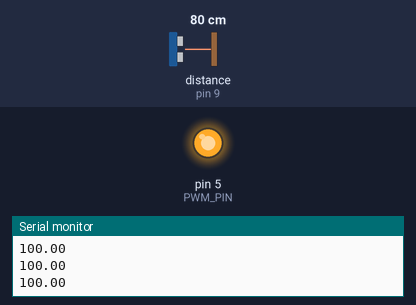
Simulated run of this sketch. Board: Arduino Uno, built with avr-gcc and run on an emulated ATmega328P. Shown: output pins drawn as LEDs (lit = HIGH), the last lines printed to the serial monitor. Dashed ring = blinking. The test bench sets the inputs (shaded band); at power-on: distance to the obstacle (sensor on pin 9) 80 cm. The echo pulse lasts 58.3 µs per cm.

Above: at 1.2 s.
1.3 s: distance to the obstacle (sensor on pin 9) set to 2 cm
At 2.5 s:
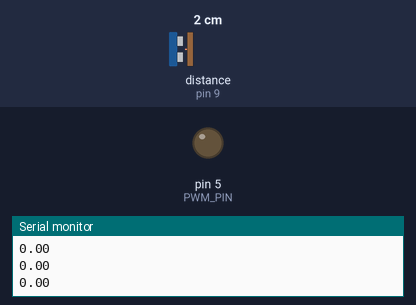
2.8 s: distance to the obstacle (sensor on pin 9) set to 18 cm
At 3.44 s:
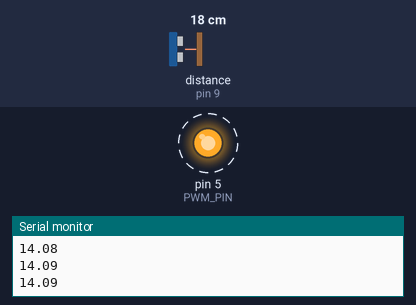
5.8 s: distance to the obstacle (sensor on pin 9) set to 4 cm
7.3 s: distance to the obstacle (sensor on pin 9) set to 60 cm
At 7.84 s:
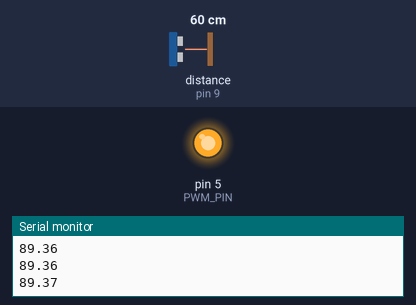
Timing chart, 0 to 11.3 s (numbered marks = the images above; inputs shaded):
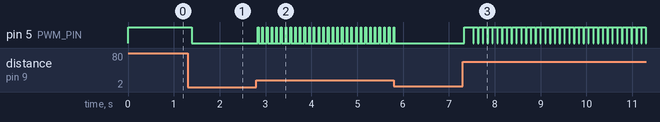

Measured:
- after the input at 1.3 s, pin 5 (PWM_PIN): HIGH → LOW after 0.09 s
- after the input at 2.8 s, pin 5 (PWM_PIN): alternates HIGH for 0.01 s and LOW for 0.09 s, starting at once
- after the input at 5.8 s, pin 5 (PWM_PIN): goes on until 5.8 s, then stays LOW
- after the input at 7.3 s, pin 5 (PWM_PIN): LOW → HIGH at once, then repeats every 0.10 s: LOW 0.02 s, HIGH 0.09 s

The sketch:

PID.ino
```cpp
#include <PID_v1.h>
#include <NewPing.h>
#define TRIGGER_PIN  10
#define ECHO_PIN     9
#define PWM_PIN  5
#define MAX_DISTANCE 100
NewPing sonar1(TRIGGER_PIN, ECHO_PIN, MAX_DISTANCE);
float t1 = 0;
float t2 = 0;
float distance  = 0;

//Define Variables we'll be connecting to
double Setpoint, Input, Output;

//Define the aggressive and conservative Tuning Parameters
//double aggKp=4, aggKi=0.2, aggKd=1;
//double consKp=1, consKi=0.05, consKd=0.25;
//double consKp=2, consKi=0.01, consKd=1.6;
//double consKp=2, consKi=0.001, consKd=0.08;//
//double consKp=500, consKi=5, consKd=50000;//
double consKp=1.75, consKi=0.001, consKd=0.08;//

//Specify the links and initial tuning parameters
PID myPID(&Input, &Output, &Setpoint, consKp, consKi, consKd, DIRECT);

void setup(){
  Serial.begin(115200);
  pinMode(PWM_PIN, OUTPUT);
  myPID.SetMode(AUTOMATIC);
  myPID.SetTunings(consKp, consKi, consKd);
  Setpoint = 90;
  myPID.SetOutputLimits(0.0,100);
}

void loop()
{
  distance =sonar1.ping_cm();
  delay(1);
  Input = MAX_DISTANCE - distance;
  myPID.Compute();
  t1 = Output ;
  t2 = MAX_DISTANCE - t1;
  digitalWrite(PWM_PIN, HIGH);
  delay(t1);
  digitalWrite(PWM_PIN, LOW);
  delay(t2);
  Serial.println(Output);

}
```
